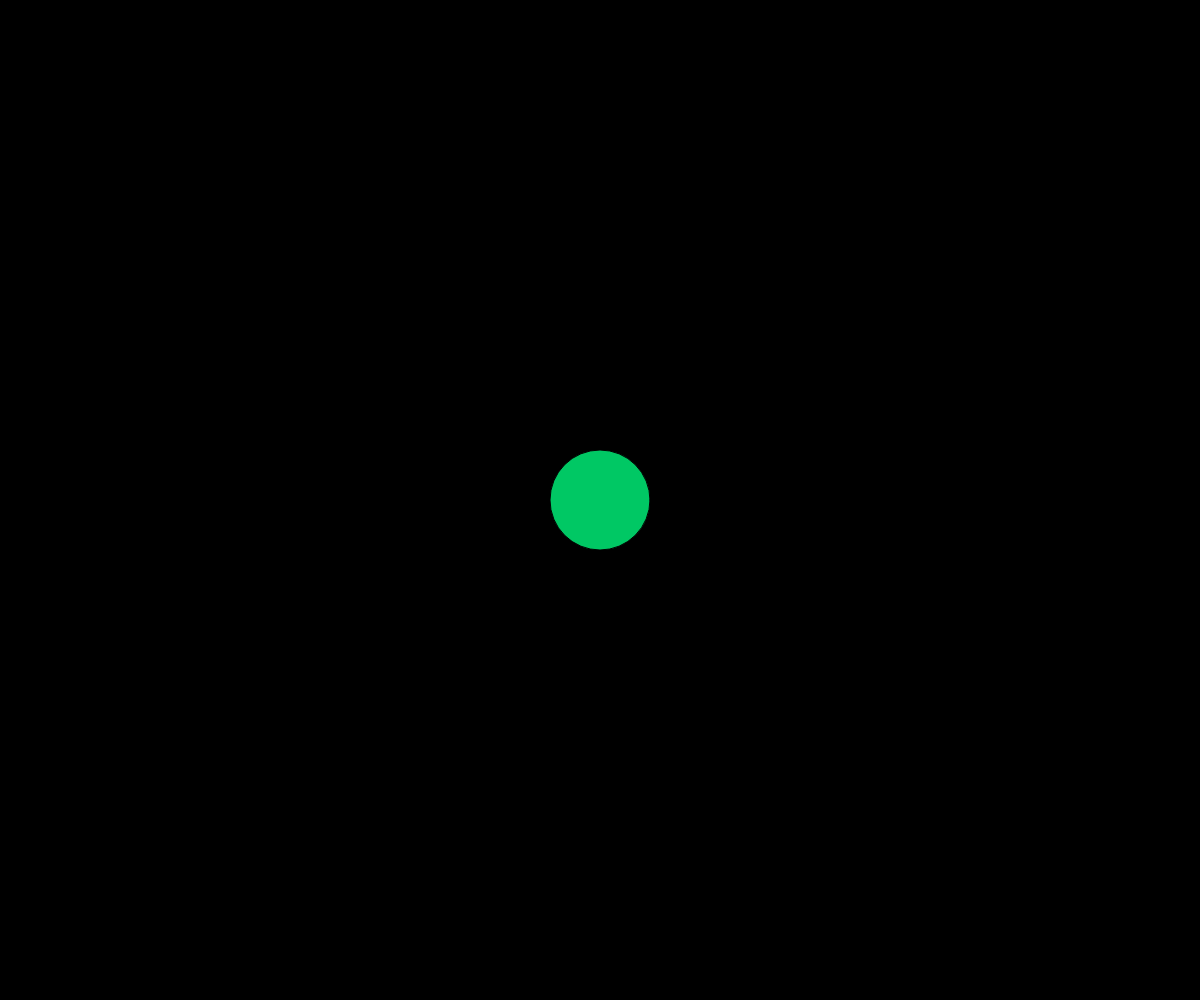
Frame 1 (no input)
Frame 60 (no input): identical to frame 1, image omitted
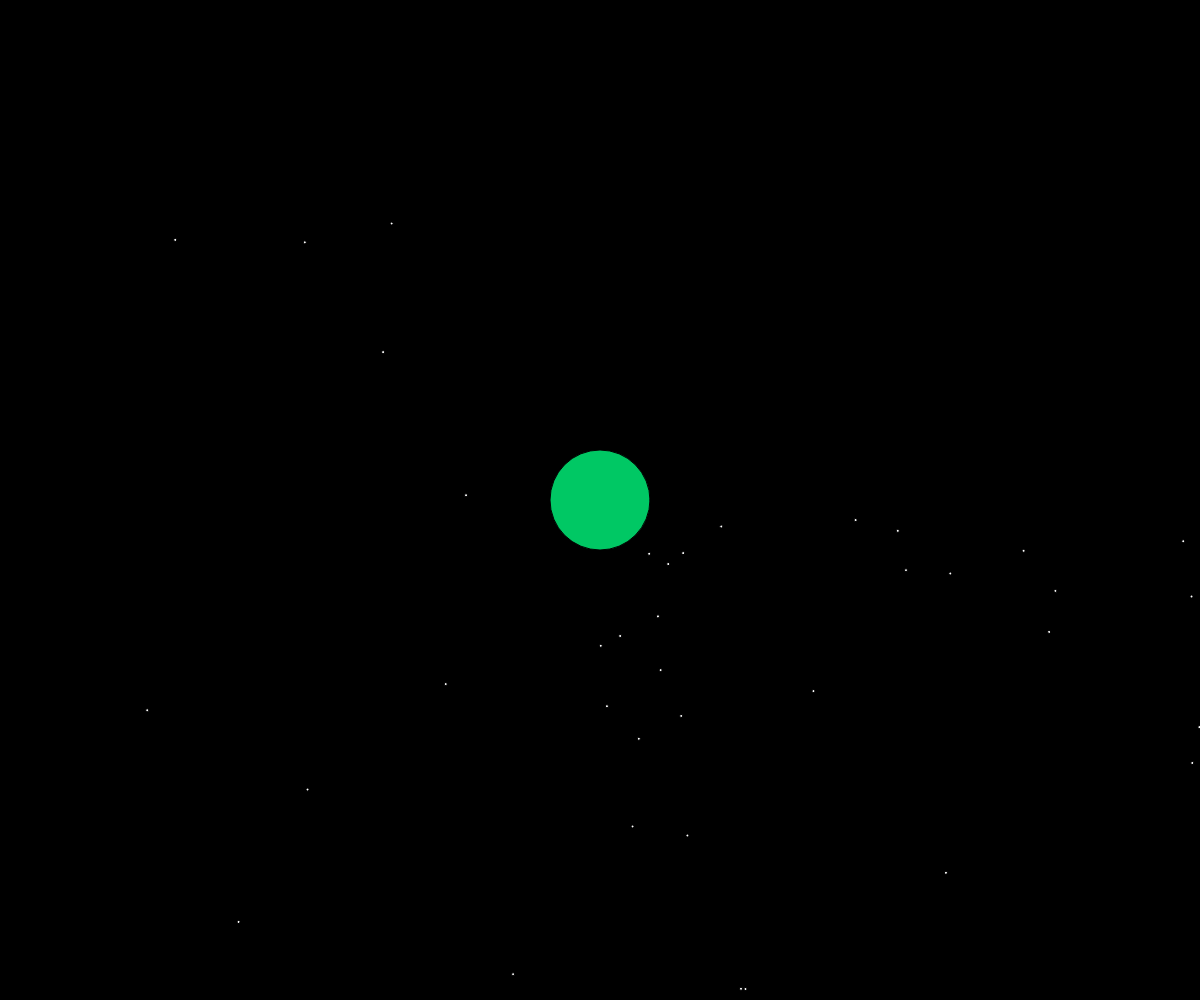
Frame 120 (the mouse pressed at the canvas centre since frame 60)

The p5.js sketch that drew these frames (run headless with seeded random() and noise() and a simulated clock; from frame 60 on, the mouse is pressed at the canvas centre):

// p5.js sketch
// ── sketch.js
// Planets and moons
// Your Name
// Date

//storing objects in object, overwriting, and trasmorm

let myPlanet;


function setup() {
  createCanvas(windowWidth, windowHeight);
  angleMode(DEGREES);
  myPlanet = new Planet(width/2, height/2);
  
}

function draw() {
  background(0);
  myPlanet.display();
  if(mouseIsPressed){
    myPlanet.createMoon();
  }

}

function mousePressed(){
  //mouseClicked() -> behaves diff in certain browsers
  if(keyIsPressed && keyCode === SHIFT){
    myPlanet = new Planet(mouseX, mouseY);
  }
  else{
    myPlanet.createMoon();
  }

 
}

function keyPressed(){
  //if any key (other than SHIFT) is pressed
  if(keyCode !== SHIFT){
    myPlanet.relocate(mouseX, mouseY);
  }
}

class Planet{
  //CONSTRUCTOR
  constructor(x,y){
    this.x = x;
    this.y = y;
    this.s = 100;
    this.moons = [];
  }

  //CLASS FUNCITONS
  display(){
    //draw the planet + all the moons
    fill(0, 200, 100)
    circle(this.x, this.y, this.s);

    for(let m of this.moons){
      m.update();
    }
  }

  relocate(x, y){
    //first the planet
    this.x = x;
    this.y = y;
    //then moons
    for(let m of this.moons){
      m.x = x;
      m.y = y;
    }
  }

  createMoon(){
    this.moons.push(new Moon(this.x, this.y));
  }


}

class Moon{
  constructor(x,y){
    this.x = x;
    this.y = y;
    this.speed = random(5);
    this.angle = 0;
    this.orbitRadius = random(70, 1000);
    this.s = 3;
    
  }

  //fucntion

  update(){
    //handles all internal class function calls
    this.move();
    this.display();

  }

  move(){
    this.angle += this.speed;
  }

  display(){
    push();
    translate(this.x, this.y);
    rotate(this.angle);
    fill(255)
    circle(this.orbitRadius, 0, this.s);
    pop();
  }

  
}
